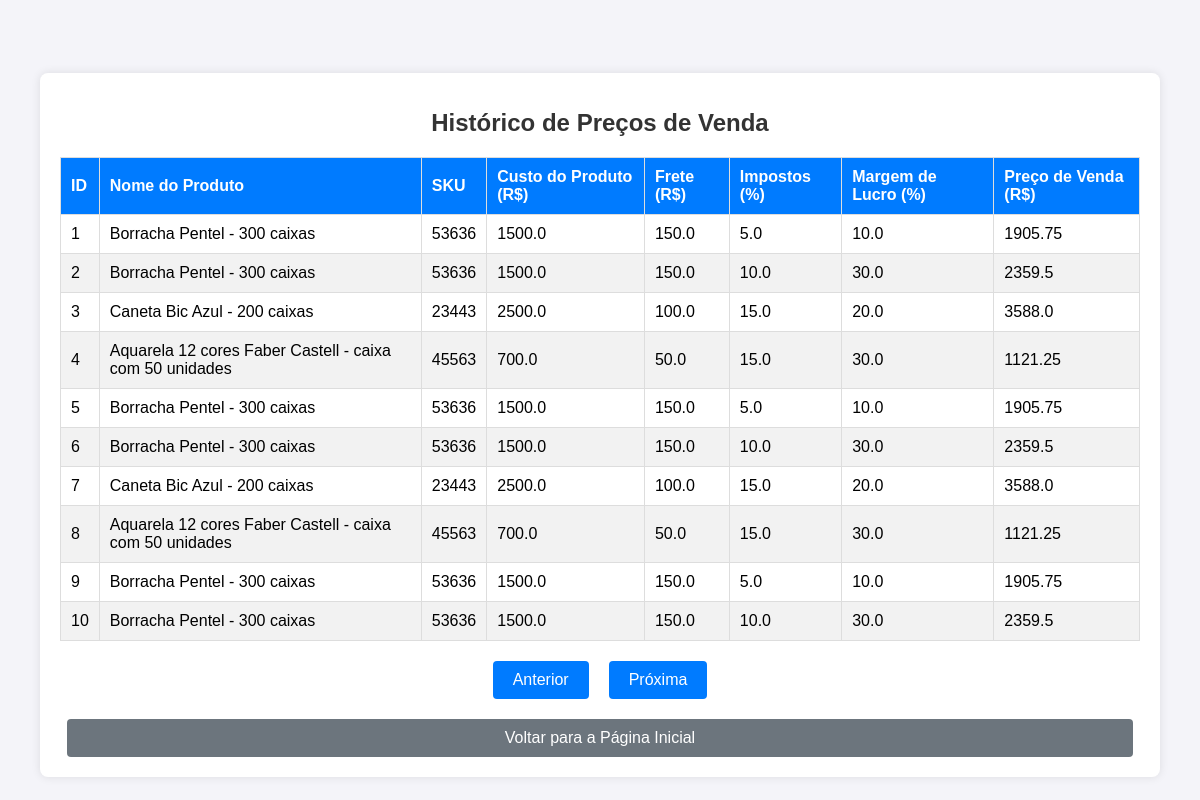
/ver_preco_venda, run on the app's committed database.
### tables this page shows
CREATE TABLE preco_venda (
        id INTEGER PRIMARY KEY AUTOINCREMENT,
        nome_produto TEXT NOT NULL,
        sku TEXT NOT NULL,
        custo_produto REAL NOT NULL,
        frete REAL NOT NULL,
        impostos_percentual REAL NOT NULL,
        margem_lucro_percentual REAL NOT NULL,
        preco_venda REAL NOT NULL
    );

### app.py (the view)
@app.route('/ver_preco_venda')
def ver_preco_venda():
    pagina = request.args.get('pagina', 1, type=int)  # Obter o número da página atual
    por_pagina = 10  # Definir quantos registros por página
    rows = get_historico_venda(pagina, por_pagina)
    return render_template('ver_preco_venda.html', rows=rows, pagina=pagina)

### app.py (called while the page is built)
def get_historico_venda(pagina, por_pagina):
    conn = sqlite3.connect('smart_pricing.db')
    cursor = conn.cursor()
    offset = (pagina - 1) * por_pagina  # Cálculo para o deslocamento
    cursor.execute(f"SELECT * FROM preco_venda LIMIT {por_pagina} OFFSET {offset}")
    rows = cursor.fetchall()
    conn.close()
    return rows

### templates/ver_preco_venda.html (shortened to what this page needs)
<!DOCTYPE html>
<html lang="pt-BR">
<head>
    <link rel="stylesheet" href="{{ url_for('static', filename='styles.css') }}">
</head>
<body>
    <div class="container-table">
        <h1>Histórico de Preços de Venda</h1>
        <table class="table">
            <thead>
                <tr>
                    <th>ID</th>
                    <th>Nome do Produto</th>
                    <th>SKU</th>
                    <th>Custo do Produto (R$)</th>
                    <th>Frete (R$)</th>
                    <th>Impostos (%)</th>
                    <th>Margem de Lucro (%)</th>
                    <th>Preço de Venda (R$)</th>
                </tr>
            </thead>
            <tbody>
                {% for row in rows %}
                <tr>
                    <td>{{ row[0] }}</td>
                    <td>{{ row[1] }}</td>
                    <td>{{ row[2] }}</td>
                    <td>{{ row[3] }}</td>
                    <td>{{ row[4] }}</td>
                    <td>{{ row[5] }}</td>
                    <td>{{ row[6] }}</td>
                    <td>{{ row[7] }}</td>
                </tr>
                {% endfor %}
            </tbody>
        </table>
        <div class="pagination">
            <a href="?pagina={{ pagina - 1 }}" {% if pagina == 1 %} class="disabled" {% endif %}>Anterior</a>
            <a href="?pagina={{ pagina + 1 }}">Próxima</a>
        </div>
        <a href="/" class="button-voltar-tabela">Voltar para a Página Inicial</a>
    </div>
</body>
</html>

### static/styles.css (style rules this page uses)
body { font-family: Arial, sans-serif; background-color: #f4f4f9; display: flex; justify-content: center; align-items: center; height: 100vh; margin: 0; }
.container-table { background-color: white; padding: 20px; border-radius: 8px; box-shadow: 0 0 10px rgba(0, 0, 0, 0.1); width: 90%; max-width: 1200px; margin-top: 50px; }
h1 { text-align: center; margin-bottom: 20px; font-size: 24px; color: #333; }
.button-voltar-tabela { width: 95%; padding: 10px 20px; background-color: #6c757d; color: white; border: none; border-radius: 4px; cursor: pointer; font-size: 16px; text-align: center; text-decoration: none; display: inline-block; margin-top: 20px; transition: background-color 0.3s ease; margin-left: auto; margin-right: auto; display: block; }
.table { width: 100%; border-collapse: collapse; margin-bottom: 20px; font-size: 16px; }
.table th, .table td { border: 1px solid #ddd; padding: 10px; text-align: left; }
.table th { background-color: #007bff; color: white; font-weight: bold; text-align: center; }
.table tr:nth-child(even) { background-color: #f2f2f2; }
.table td { text-align: center; }
.pagination { display: flex; justify-content: center; margin-top: 20px; }
.pagination a { background-color: #007bff; color: white; padding: 10px 20px; border-radius: 4px; text-decoration: none; margin: 0 10px; transition: background-color 0.3s ease; }

### data on the page
preco_venda: id "1", nome_produto "Borracha Pentel - 300 caixas", sku "53636", custo_produto "1500.0", frete "150.0", impostos_percentual "5.0", margem_lucro_percentual "10.0", preco_venda "1905.75"
preco_venda: id "2", nome_produto "Borracha Pentel - 300 caixas", sku "53636", custo_produto "1500.0", frete "150.0", impostos_percentual "10.0", margem_lucro_percentual "30.0", preco_venda "2359.5"
preco_venda: id "3", nome_produto "Caneta Bic Azul - 200 caixas", sku "23443", custo_produto "2500.0", frete "100.0", impostos_percentual "15.0", margem_lucro_percentual "20.0", preco_venda "3588.0"
preco_venda: id "4", nome_produto "Aquarela 12 cores Faber Castell - caixa com 50 unidades", sku "45563", custo_produto "700.0", frete "50.0", impostos_percentual "15.0", margem_lucro_percentual "30.0", preco_venda "1121.25"
preco_venda: id "5", nome_produto "Borracha Pentel - 300 caixas", sku "53636", custo_produto "1500.0", frete "150.0", impostos_percentual "5.0", margem_lucro_percentual "10.0", preco_venda "1905.75"
preco_venda: id "6", nome_produto "Borracha Pentel - 300 caixas", sku "53636", custo_produto "1500.0", frete "150.0", impostos_percentual "10.0", margem_lucro_percentual "30.0", preco_venda "2359.5"
preco_venda: id "7", nome_produto "Caneta Bic Azul - 200 caixas", sku "23443", custo_produto "2500.0", frete "100.0", impostos_percentual "15.0", margem_lucro_percentual "20.0", preco_venda "3588.0"
preco_venda: id "8", nome_produto "Aquarela 12 cores Faber Castell - caixa com 50 unidades", sku "45563", custo_produto "700.0", frete "50.0", impostos_percentual "15.0", margem_lucro_percentual "30.0", preco_venda "1121.25"
preco_venda: id "9", nome_produto "Borracha Pentel - 300 caixas", sku "53636", custo_produto "1500.0", frete "150.0", impostos_percentual "5.0", margem_lucro_percentual "10.0", preco_venda "1905.75"
preco_venda: id "10", nome_produto "Borracha Pentel - 300 caixas", sku "53636", custo_produto "1500.0", frete "150.0", impostos_percentual "10.0", margem_lucro_percentual "30.0", preco_venda "2359.5"
